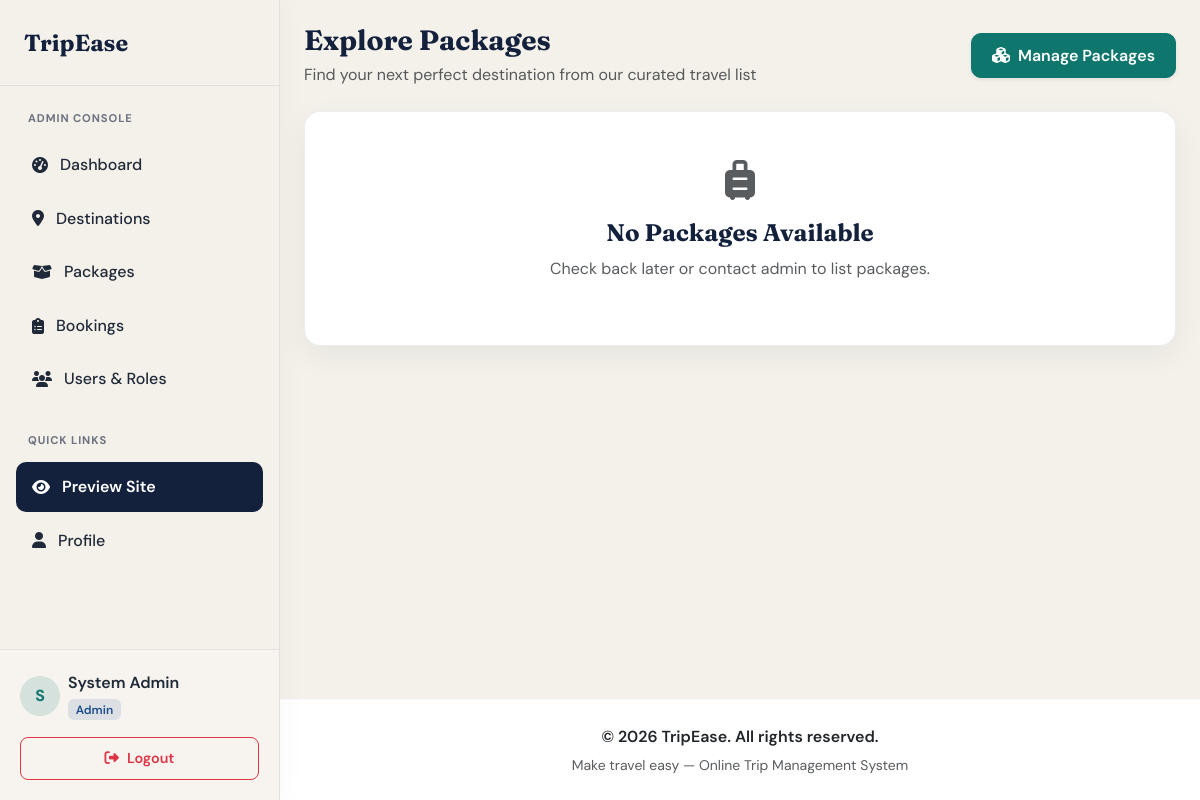
/trips/list.php (signed in), run on an earlier commit of the app's database.
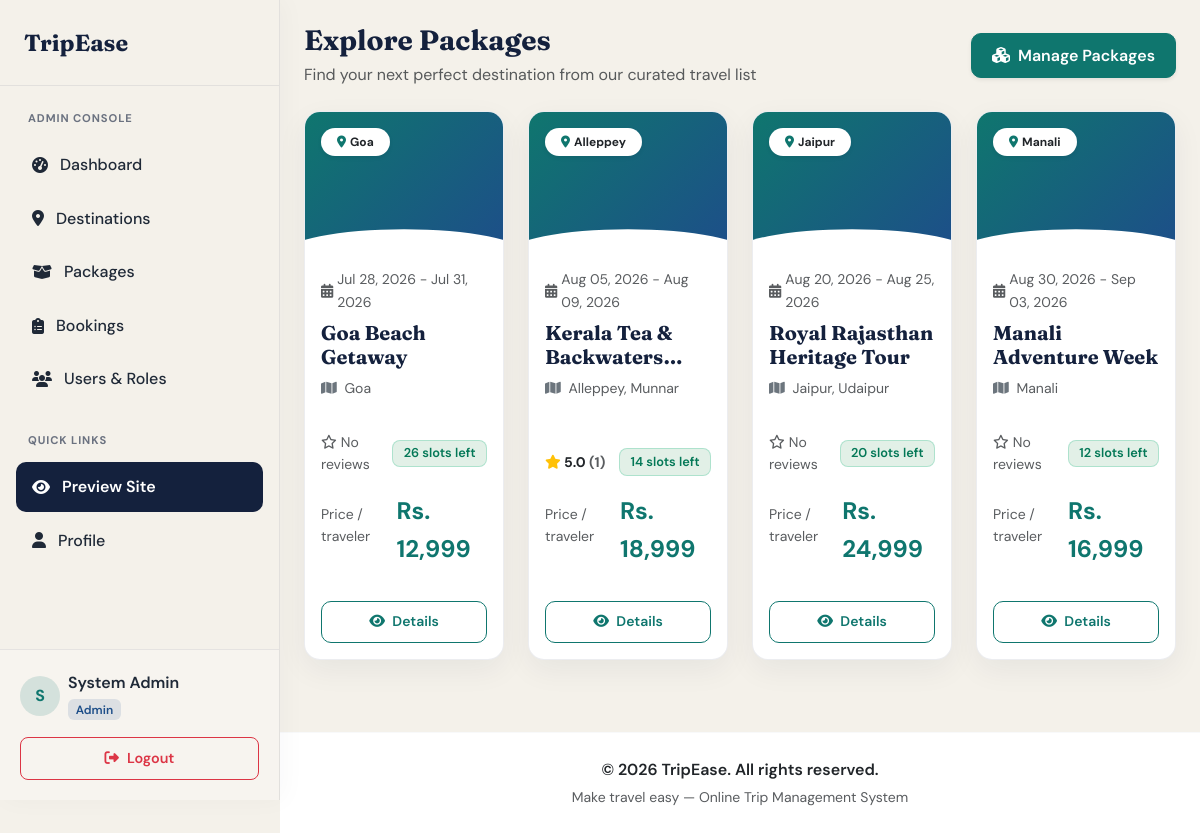
And on a later commit of the database.
### tables this page shows
CREATE TABLE IF NOT EXISTS packages (
    package_id INT AUTO_INCREMENT PRIMARY KEY,
    title VARCHAR(180) NOT NULL,
    description TEXT NOT NULL,
    price DECIMAL(10,2) NOT NULL DEFAULT 0.00,
    duration_days INT NOT NULL,
    max_participants INT NOT NULL DEFAULT 1,
    available_slots INT NOT NULL DEFAULT 1,
    image VARCHAR(255) NULL,
    inclusions TEXT NULL,
    exclusions TEXT NULL,
    start_date DATE NULL,
    end_date DATE NULL,
    created_by INT NOT NULL,
    status ENUM('active', 'inactive') NOT NULL DEFAULT 'active',
    created_at TIMESTAMP NOT NULL DEFAULT CURRENT_TIMESTAMP,
    updated_at TIMESTAMP NOT NULL DEFAULT CURRENT_TIMESTAMP ON UPDATE CURRENT_TIMESTAMP,
    CONSTRAINT fk_packages_created_by FOREIGN KEY (created_by) REFERENCES users(user_id) ON DELETE RESTRICT
);

### includes/app.php (called while the page is built, shortened)
<?php
function appUrl(string $path = ""): string
{
    $base = rtrim(APP_BASE_PATH, "/");
    return $base . "/" . ltrim($path, "/");
}

### trips/list.php (the view, shortened to what the changed rows need)
<?php
require_once __DIR__ . "/../includes/header.php";
$page = max(1, (int)($_GET["page"] ?? 1));
$offset = ($page - 1) * PER_PAGE;
$packagesStmt = $pdo->prepare(
    "SELECT
        p.package_id,
        p.title,
        GROUP_CONCAT(d.name ORDER BY d.name SEPARATOR ', ') AS destination_names,
        p.price,
        p.available_slots,
        p.start_date,
        p.end_date,
        COALESCE(AVG(r.rating), 0) AS avg_rating,
        COUNT(DISTINCT r.review_id) AS review_count
     FROM packages p
     LEFT JOIN package_destinations pd ON pd.package_id = p.package_id
     LEFT JOIN destinations d ON d.destination_id = pd.destination_id AND d.status = 'active'
     LEFT JOIN reviews r ON r.package_id = p.package_id
     WHERE p.status = 'active'
     GROUP BY p.package_id, p.title, p.price, p.available_slots, p.start_date, p.end_date
     ORDER BY p.start_date ASC
     LIMIT :limit OFFSET :offset"
);
$packagesStmt->bindValue("limit", PER_PAGE, PDO::PARAM_INT);
$packagesStmt->bindValue("offset", $offset, PDO::PARAM_INT);
$packagesStmt->execute();
$packages = $packagesStmt->fetchAll();
?>
<?php if (!$packages): ?>
    <div class="card card-modern p-5 text-center my-4">
        <div class="mb-3 text-muted">
            <i class="fa-solid fa-suitcase-rolling fs-1"></i>
        </div>
        <h4 class="fw-bold">No Packages Available</h4>
        <p class="text-muted">Check back later or contact admin to list packages.</p>
    </div>
<?php else: ?>
    <div class="row row-cols-1 row-cols-md-2 row-cols-lg-3 row-cols-xl-4 g-4 mb-4">
        <?php foreach ($packages as $package): ?>
            <div class="col">
                <div class="card card-modern h-100 d-flex flex-column">
                    <div class="card-decor-gradient position-relative">
                        <div class="position-absolute top-0 start-0 m-3 badge bg-white text-dark shadow-sm py-2 px-3 rounded-pill d-flex align-items-center gap-1">
                            <i class="fa-solid fa-location-dot text-primary"></i>
                            <span class="fw-bold text-truncate" style="max-width: 140px;">
                                <?= htmlspecialchars(explode(',', $package["destination_names"] ?? "World")[0]) ?>
                            </span>
                        </div>
                    </div>
                    <div class="card-body p-3 d-flex flex-column flex-grow-1">
                        <div class="mb-2 text-muted small d-flex align-items-center gap-1">
                            <i class="fa-solid fa-calendar-days"></i>
                            <span><?= date("M d, Y", strtotime($package["start_date"])) ?> - <?= date("M d, Y", strtotime($package["end_date"])) ?></span>
                        </div>
                        <h5 class="fw-bold mb-2 text-truncate-2" style="min-height: 48px; display: -webkit-box; -webkit-line-clamp: 2; -webkit-box-orient: vertical; overflow: hidden;">
                            <?= htmlspecialchars($package["title"]) ?>
                        </h5>
                        <p class="card-text text-muted small mb-3 text-truncate-2" style="min-height: 38px; display: -webkit-box; -webkit-line-clamp: 2; -webkit-box-orient: vertical; overflow: hidden;">
                            <i class="fa-solid fa-map me-1 text-secondary"></i>
                            <?= htmlspecialchars($package["destination_names"] ?? "—") ?>
                        </p>
                        <div class="mt-auto">
                            <div class="d-flex justify-content-between align-items-center mb-3">
                                <?php if ((int)$package["review_count"] > 0): ?>
                                    <div class="text-warning small fw-bold">
                                        <i class="fa-solid fa-star"></i>
                                        <span class="text-dark"><?= number_format((float)$package["avg_rating"], 1) ?></span>
                                        <span class="text-muted font-normal">(<?= (int)$package["review_count"] ?>)</span>
                                    </div>
                                <?php else: ?>
                                    <span class="text-muted small"><i class="fa-regular fa-star me-1"></i>No reviews</span>
                                <?php endif; ?>
                                <?php
                                $slots = (int)$package["available_slots"];
                                if ($slots > 5): ?>
                                    <span class="badge badge-custom badge-confirmed"><?= $slots ?> slots left</span>
                                <?php elseif ($slots > 0): ?>
                                    <span class="badge badge-custom badge-pending">Only <?= $slots ?> left</span>
                                <?php else: ?>
                                    <span class="badge badge-custom badge-cancelled">Sold Out</span>
                                <?php endif; ?>
                            </div>
                            <div class="d-flex justify-content-between align-items-baseline mb-3">
                                <span class="text-muted small">Price / traveler</span>
                                <span class="fs-4 fw-bold text-primary">Rs. <?= number_format((float)$package["price"], 0) ?></span>
                            </div>
                        </div>
                    </div>
                    <div class="card-footer bg-transparent border-0 p-3 pt-0 mt-auto d-flex gap-2">
                        <a class="btn btn-outline-primary btn-sm flex-fill" href="<?= htmlspecialchars(appUrl('/trips/view.php?id=' . (int)$package["package_id"])) ?>">
                            <i class="fa-solid fa-eye me-1"></i> Details
                        </a>
                    </div>
                </div>
            </div>
        <?php endforeach; ?>
    </div>
<?php endif; ?>
<?php require_once __DIR__ . "/../includes/footer.php"; ?>

What changed in the data, as far as the page shows it:
added packages: destination_names "Goa", start_date "Jul 28, 2026", end_date "Jul 31, 2026", title "Goa Beach Getaway", shows "No reviews", available_slots "26", price "12,999"
added packages: destination_names "Alleppey", start_date "Aug 05, 2026", end_date "Aug 09, 2026", title "Kerala Tea &…", destination_names "Alleppey, Munnar", avg_rating "5.0", review_count "1", available_slots "14", price "18,999"
added packages: destination_names "Jaipur", start_date "Aug 20, 2026", end_date "Aug 25, 2026", title "Royal Rajasthan Heritage Tour", destination_names "Jaipur, Udaipur", shows "No reviews", available_slots "20", price "24,999"
added packages: destination_names "Manali", start_date "Aug 30, 2026", end_date "Sep 03, 2026", title "Manali Adventure Week", shows "No reviews", available_slots "12", price "16,999"
Also different on the page:
text no longer shown: "No Packages Available Check back later or contact admin to list packages."
